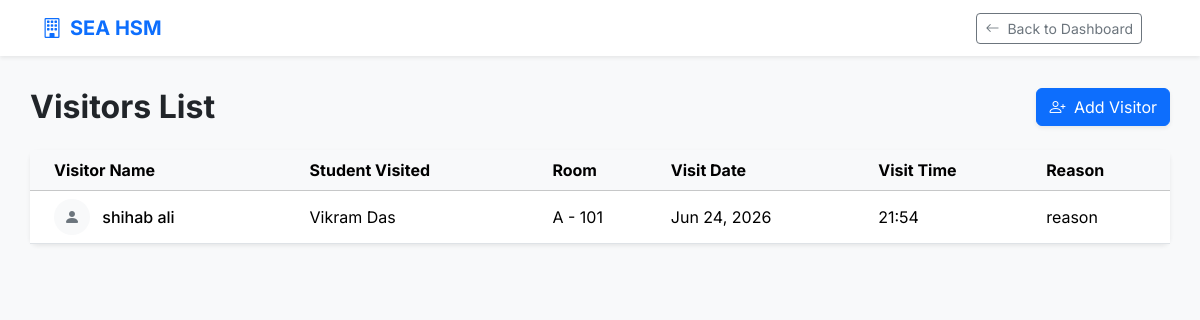
Screenshot of /visitor/list_visitors/ (signed in) with the database file from the repository.
### visitor/models.py (models this page shows, shortened)
class Visitor(models.Model):
    student = models.ForeignKey(Student,on_delete = models.CASCADE)
    visitor_name = models.CharField(max_length=30)
    visit_date = models.DateField()
    visit_time = models.TimeField()
    visit_reason = models.TextField()

### student/models.py (models this page shows, shortened)
class Student(models.Model):
    user = models.OneToOneField(UserList, on_delete=models.CASCADE)
    name = models.CharField(max_length=30)
    reg_number=models.CharField(max_length=25, unique=True)
    dob = models.DateField("Date of Birth")
    course = models.CharField(max_length=20)
    year = models.IntegerField()
    hostel_fee = models.IntegerField()
    phone = models.CharField(max_length=15,default='+91')
    email = models.EmailField()
    home_address = models.TextField()
    guardian_name = models.CharField(max_length=30)
    guardian_phone = models.CharField(max_length=15,default='+91')
    guardian_email = models.EmailField()
    room = models.ForeignKey(Room, on_delete=models.SET_NULL, null=True)
    photo = models.ImageField(upload_to='students_photo/')
    id_proof = models.FileField(upload_to='id_proof/')

### room/models.py (models this page shows, shortened)
class Room(models.Model):
    block = models.CharField(max_length=5)
    room_no = models.CharField(max_length=10)
    capacity = models.IntegerField()
    class Meta:
        unique_together = ['block', 'room_no']
    def __str__(self):
        return f"{self.block} - {self.room_no}"

### visitor/views.py (the view)
# urls.py: path('list_visitors/',views.list_visitors,name='list_visitors'),
@role_required(["Admin", "Warden"])
def list_visitors(request):
    visitors = Visitor.objects.all()
    return render(request,'list_visitors.html',{'visitors':visitors})

### visitor/templates/list_visitors.html (shortened to what this page needs)
{% extends 'base.html' %}
{% block content %}
<div class="d-flex justify-content-between align-items-center mb-4">
    <h2 class="fw-bold text-dark mb-0">Visitors List</h2>
    {% if request.user.role == 'Admin' or request.user.role == 'Warden' %}
    <a href="{% url 'add_visitor' %}" class="btn btn-primary shadow-sm">
        <i class="bi bi-person-plus me-1"></i> Add Visitor
    </a>
    {% endif %}
</div>
<div class="card border-0 shadow-sm rounded-3">
    <div class="card-body p-0">
        <div class="table-responsive">
            <table class="table table-hover align-middle mb-0">
                <thead class="table-light">
                    <tr>
                        <th class="ps-4">Visitor Name</th>
                        <th>Student Visited</th>
                        <th>Room</th>
                        <th>Visit Date</th>
                        <th>Visit Time</th>
                        <th>Reason</th>
                    </tr>
                </thead>
                <tbody>
                    {% for visitor in visitors %}
                    <tr>
                        <td class="ps-4 fw-medium">
                            <div class="rounded-circle bg-light d-inline-flex align-items-center justify-content-center
                                       text-secondary me-2" style="width: 36px; height: 36px;">
                                <i class="bi bi-person-fill"></i>
                            </div>
                            {{ visitor.visitor_name }}
                        </td>
                        <td>{{ visitor.student.name }}</td>
                        <td>{{ visitor.student.room|default:'-' }}</td>
                        <td>{{ visitor.visit_date|date:"M d, Y" }}</td>
                        <td>{{ visitor.visit_time|time:"H:i" }}</td>
                        <td>{{ visitor.visit_reason }}</td>
                    </tr>
                    {% empty %}
                    <tr>
                        <td colspan="6" class="text-center text-muted py-4">No visitors found in the system.</td>
                    </tr>
                    {% endfor %}
                </tbody>
            </table>
        </div>
    </div>
</div>
{% endblock %}

### accounts/templates/base.html (style rules this page uses)
body { font-family: 'Inter', sans-serif; background-color: #f8f9fa; }

### rows the page displays
Visitor: visitor_name "shihab ali", student.name "Vikram Das", student.room "A - 101", visit_date "Jun 24, 2026", visit_time "21:54", visit_reason "reason"
